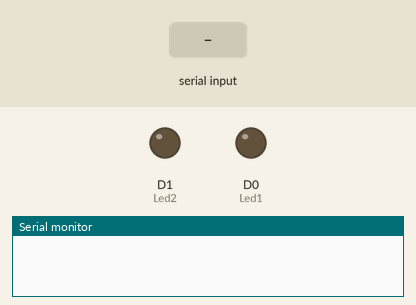
This sketch was run on a simulated ESP8266 (NodeMCU). Shown: output pins drawn as LEDs (lit = HIGH), the last lines printed to the serial monitor. The inputs (shaded band) are chosen by the test bench.

Above: at 1.2 s.
1.3 s: "5500CC796181" received over Serial
At 2.5 s:
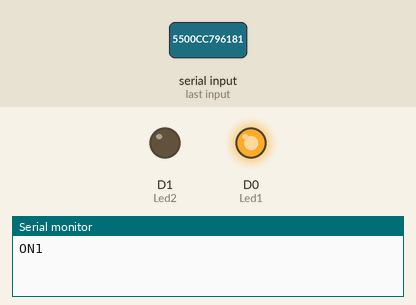
2.8 s: "5500B52E1CD2" received over Serial
At 3.6 s:
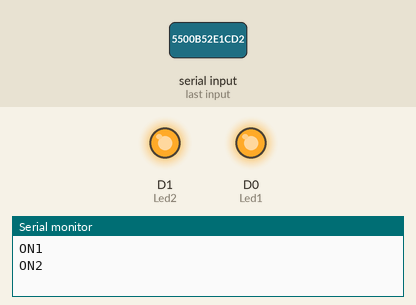
4.3 s: "5500CC796181" received over Serial
At 4.8 s:
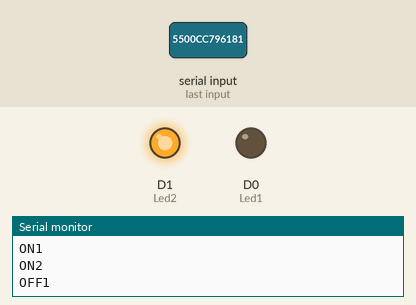
Timing chart, 0 to 7.3 s (numbered marks = the images above; inputs shaded):
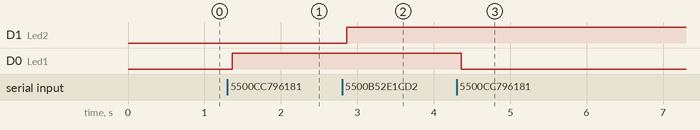

The sketch:

21RFID_SmartBike-Project.ino
```cpp
char input[12];
int count = 0, State1 = 0, State2 = 0;
String s1 = "";
int Led1 = D0, Led2 = D1;
void setup()
{
  Serial.begin(9600);
  pinMode(Led1, OUTPUT);
  pinMode(Led2, OUTPUT);
}

void loop()
{
  if (Serial.available())
  {
    count = 0;
    while (Serial.available() && count < 12)
    {
      input[count] = Serial.read();
      count++;
      delay(5);
    }
    for (int i = 0; i < 12; i++)
      s1 += input[i];
  }

  if (s1 == "5500CC796181" && State1 == 0)
  {
    digitalWrite(Led1, HIGH);
    Serial.println("ON1");
    State1 = 1;
  }
  else if (s1 == "5500CC796181" && State1 == 1)
  {
    digitalWrite(Led1, LOW);
    Serial.println("OFF1");
    State1 = 0;
  }
  else if (s1 == "5500B52E1CD2" && State2 == 0)
  {
    digitalWrite(Led2, HIGH);
    Serial.println("ON2");
    State2 = 1;
  }
  else if (s1 == "5500B52E1CD2" && State2 == 1)
  {
    digitalWrite(Led2, LOW);
    Serial.println("OFF2");
    State2 = 0;
  }
  s1 = "";
}
```

Measured:
- after the input at 1.3 s, D0 (Led1): LOW → HIGH after 0.06 s
- after the input at 2.8 s, D1 (Led2): LOW → HIGH after 0.06 s
- after the input at 4.3 s, D0 (Led1): HIGH → LOW after 0.06 s
